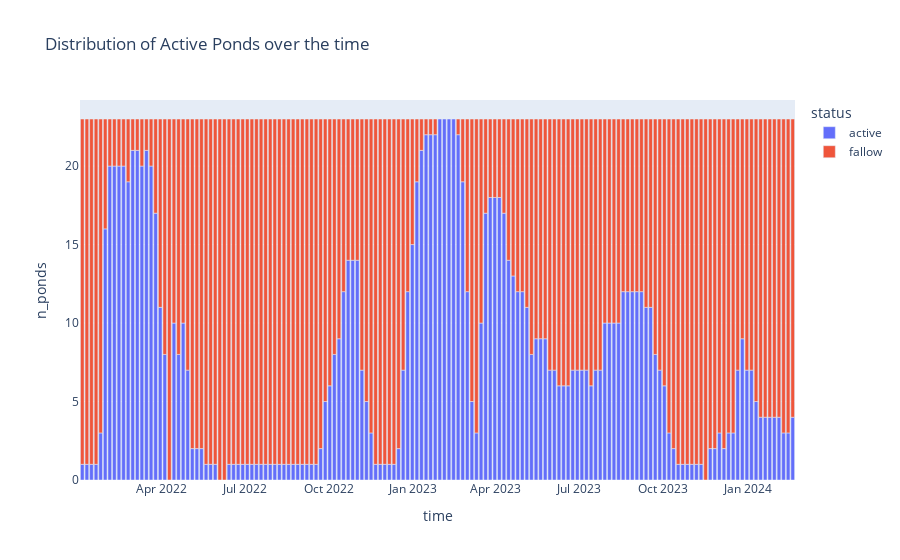

The cell this chart's notebook holds for it:
### Code cell
### View 1 : Distribution of Active and Fallow Ponds

fig = px.bar(cons_active_stats_df, x='time', y='n_ponds',
              color='status',
              height=500,
             title="Distribution of Active Ponds over the time")

fig.show()

### Figure 1 — Plotly figure (JSON) as saved in the notebook; plotly's stock layout.template omitted (floating-point values rounded to 4 significant figures; data arrays with more than 128 entries replaced by an {"elided": "..."} marker saying what was removed)
{"data": [{"alignmentgroup": "True", "hovertemplate": "status=active<br>time=%{x}<br>n_ponds=%{y}<extra></extra>", "legendgroup": "active", "marker": {"color": "#636efa", "pattern": {"shape": ""}}, "name": "active", "offsetgroup": "active", "orientation": "v", "showlegend": true, "textposition": "auto", "type": "bar", "x": {"elided": "152 str values"}, "xaxis": "x", "y": {"elided": "152 int values"}, "yaxis": "y"}, {"alignmentgroup": "True", "hovertemplate": "status=fallow<br>time=%{x}<br>n_ponds=%{y}<extra></extra>", "legendgroup": "fallow", "marker": {"color": "#EF553B", "pattern": {"shape": ""}}, "name": "fallow", "offsetgroup": "fallow", "orientation": "v", "showlegend": true, "textposition": "auto", "type": "bar", "x": {"elided": "152 str values"}, "xaxis": "x", "y": {"elided": "152 int values"}, "yaxis": "y"}], "layout": {"autosize": true, "barmode": "relative", "legend": {"title": {"text": "status"}, "tracegroupgap": 0}, "title": {"text": "Distribution of Active Ponds over the time"}, "xaxis": {"anchor": "y", "autorange": true, "domain": [0, 1], "range": ["2022-01-02 12:00", "2024-02-21 12:00"], "title": {"text": "time"}, "type": "date"}, "yaxis": {"anchor": "x", "autorange": true, "domain": [0, 1], "range": [0, 24.21], "title": {"text": "n_ponds"}, "type": "linear"}}}
